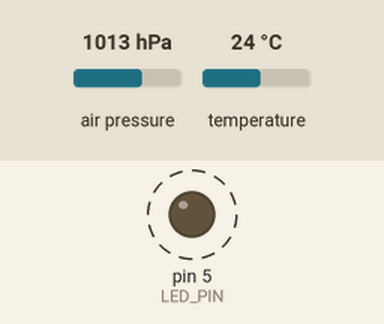
This sketch was run on a simulated Arduino Uno, built with avr-gcc and run on an emulated ATmega328P. On the bench: output pins drawn as LEDs (lit = HIGH). Dashed ring = blinking. Inputs (shaded band) come from the test bench; at power-on: air pressure 1013 hPa, temperature 24 °C. Storage starts empty; what the sketch prints to the serial monitor is not drawn.

Above: at 7.15 s.
Timing chart, 0 to 10.0 s (numbered marks = the images above):
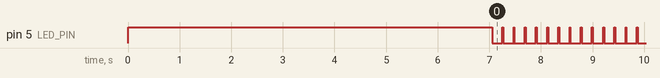

Measured:
- by itself, pin 5 (LED_PIN): alternates HIGH for 0.02 s and LOW for 0.20 s

The sketch:

rocket_altitude.ino
```cpp
// Connect to SD reader (SPI)
// 5v
// D11 MOSO
// D12 MISO
// D13 SCK
// D7 CS

// Connect to Baro reader (I2C)
// 3.3v
// A4 SDA
// A5 SCL

#include <Adafruit_MPL3115A2.h>
#include <SD.h>

const int CS_PIN = 7;
const int LED_PIN = 5;

Adafruit_MPL3115A2 baro;

void setup() {
  Serial.begin(9600);
  while(!Serial);

  pinMode(LED_PIN, OUTPUT);
  digitalWrite(LED_PIN, HIGH);

  Serial.println("Init SD");
  pinMode(CS_PIN, OUTPUT);
  if(!SD.begin(CS_PIN))
  {
    Serial.println("SD Failure");
    while(1);
  }

  // init datafile
  Serial.println("Init Datafile");
  File datafile = SD.open("data.csv", FILE_WRITE);
  datafile.println("-----------------");
  datafile.print("TimeStamp");
  datafile.print(",");
  datafile.print("Pressure_hPa");
  datafile.print(",");
  datafile.print("Altitude_ft");
  datafile.print(",");
  datafile.println("Temp_F");
  datafile.close();


  Serial.println("Init Baro");
  if (!baro.begin()) {
    Serial.println("Baro Failure");
    while(1);
  }
  // set init altitude
  delay(5000);
  baro.setSeaPressure(baro.getPressure());
  delay(2000);

  Serial.println("Ready");
}

void loop() {

  long timestamp = millis();

  float pressure = baro.getPressure();
  float altitude_ft = baro.getAltitude() * 3.28084;
  float temperature_f = baro.getTemperature() * 9.0000 / 5.0000 + 32.0000;

  Serial.print(timestamp);
  Serial.print(",");
  Serial.print(pressure);
  Serial.print(",");
  Serial.print(altitude_ft);
  Serial.print(",");
  Serial.println(temperature_f);

  Serial.println("Save reading");
  File datafile = SD.open("data.csv", FILE_WRITE);
  datafile.print(timestamp);
  datafile.print(",");
  datafile.print(pressure);
  datafile.print(",");
  datafile.print(altitude_ft);
  datafile.print(",");
  datafile.println(temperature_f);
  datafile.close();


  digitalWrite(LED_PIN, LOW);
  delay(200);
  digitalWrite(LED_PIN, HIGH);
}
```
